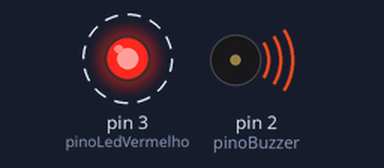
The sketch below on a simulated Arduino Uno, built with avr-gcc and run on an emulated ATmega328P. Parts: output pins drawn as LEDs (lit = HIGH), buzzer (waves = sounding). Dashed ring = blinking.

Above: at 1.5 s.
Timing chart, 0 to 5.6 s (numbered marks = the images above):
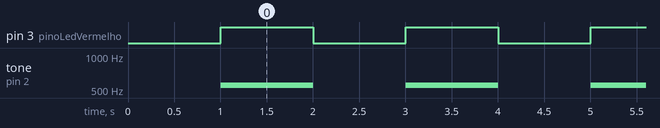

The sketch:

Buzzer_Simples.ino
```cpp
//Constante para pino da buzzer
#define pinoBuzzer 2
//new constante
#define pinoLedVermelho 3

void setup() {
  Serial.begin(9600);

  //modo do pino
  pinMode(pinoBuzzer, OUTPUT);
  pinMode(pinoLedVermelho, OUTPUT);
  delay(1000); //a paradinhaaaaa a paradinha a a a a
}

void loop() {
  tone(pinoBuzzer, 553);
  digitalWrite(pinoLedVermelho, HIGH);
  delay(1000);
  noTone(pinoBuzzer); //desligar a buzzer
  digitalWrite(pinoLedVermelho, LOW); //apaga o led
  delay(1000);


}
```

Measured:
- by itself, pin 3 (pinoLedVermelho): alternates HIGH for 1.0 s and LOW for 1.0 s
- by itself, tone on pin 2 (pinoBuzzer): alternates 553 Hz for 1.0 s and silent for 1.0 s
